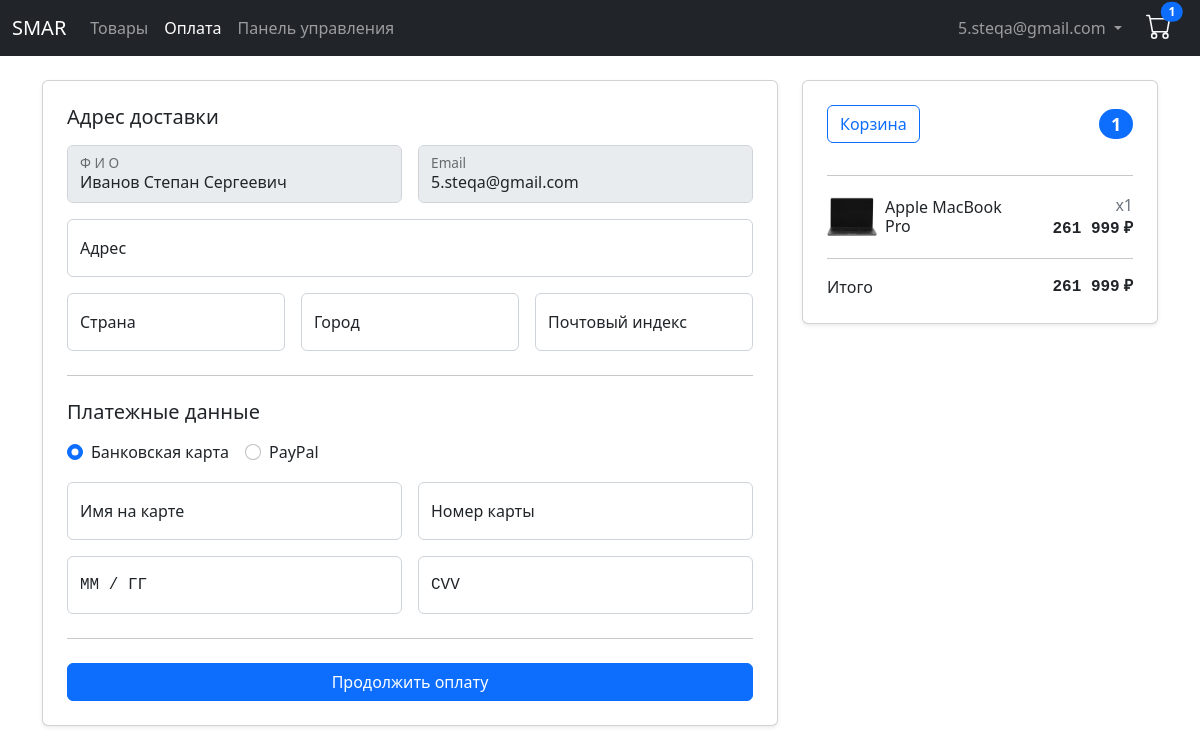
The page /checkout/ (signed in) on the database as committed earlier.
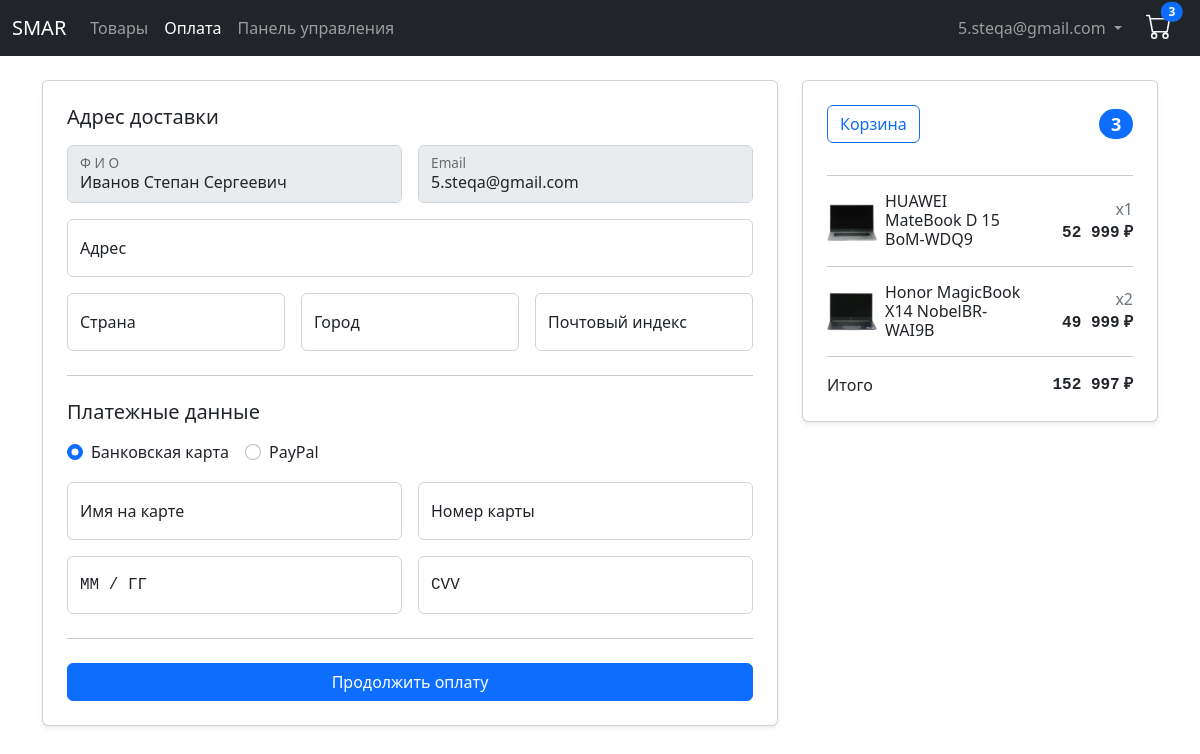
The same page on the database as committed later.
### store/models.py (models this page shows, shortened)
class Order(models.Model):
    ORDER_STATUSES = [
        (False, 'Не оформлен'),
        ('1', 'Ожидает отправки'),
        ('2', 'Отправлен'),
        ('3', 'Выполнен'),
    ]
    customer = models.ForeignKey(CustomUser, on_delete=models.SET_NULL, null=True)
    date_ordered = models.DateTimeField(auto_now_add=True)
    date_updated = models.DateTimeField(auto_now=True)
    status = models.CharField(max_length=16, choices=ORDER_STATUSES, default=False)
    transaction_id = models.CharField(max_length=200)
    @property
    def get_total_order_price(self):
        order_items = self.orderitem_set.all()
        total_price = sum(item.get_total_items_price for item in order_items)
        return total_price
    @property
    def get_total_order_quantity(self):
        order_items = self.orderitem_set.all()
        total_quantity = sum(item.quantity for item in order_items)
        return total_quantity

class OrderItem(models.Model):
    product = models.ForeignKey(Product, on_delete=models.SET_NULL, null=True)
    order = models.ForeignKey(Order, on_delete=models.SET_NULL, null=True)
    quantity = models.SmallIntegerField(default=0)
    date_added = models.DateTimeField(auto_now_add=True)
    @property
    def get_total_items_price(self):
        total_price = self.product.price * self.quantity
        return total_price

class Product(models.Model):
    name = models.CharField(max_length=44)
    price = models.DecimalField(max_digits=9, decimal_places=2)
    image = models.ImageField()

### store/views.py (the view)
# urls.py: path('checkout/', views.checkout, name='checkout'),
def checkout(request):
    data = cart_data(request)
    order = data['order']
    order_items = data['order_items']
    cart_total_quantity = data['cart_total_quantity']
    if request.method == 'POST':
        return place_order(request)
    context = {
        'order': order,
        'order_items': order_items,
        'cart_total_quantity': cart_total_quantity,
    }
    if request.user.is_authenticated:
        context['fio'] = request.user.fio
        context['email'] = request.user.email
    return render(request, 'store/checkout.html', context)

### store/templatetags/store-tags.py (called while the page is built)
@register.filter
def allowed_users(user, allowed_roles=[]):
    if user.groups.exists():
        for group in user.groups.all():
            if group.name in allowed_roles:
                return True
        return False

### store/utils.py (called while the page is built)
def cart_data(request):
    if request.user.is_authenticated:
        customer = request.user
        order, created = Order.objects.get_or_create(customer=customer, status=False)
        order_items = order.orderitem_set.all()
        cart_total_quantity = order.get_total_order_quantity
    else:
        cart = cookie_cart_data(request)
        order = cart['order']
        order_items = cart['order_items']
        cart_total_quantity = cart['cart_total_quantity']
    return {
        'order': order,
        'order_items': order_items,
        'cart_total_quantity': cart_total_quantity,
    }

### store/templates/store/checkout.html (shortened to what the changed rows need)
{% extends 'store/base.html' %}
{% load static %}
{% load humanize %}
{% block content %}
<div class="row gx-4 my-4">
    <div class="col-xl-4 col-12 order-xl-last order-first mb-4">
        <div class="card shadow-sm p-4">
            <h4 class="d-flex justify-content-between align-items-center mb-3">
                <a href="{% url 'cart' %}" class="btn btn-outline-primary">Корзина</a>
                <span class="badge bg-primary rounded-pill">{{ order.get_total_order_quantity }}</span>
            </h4>
            <hr>
            {% for item in order_items %}
            <div class="row align-items-center">
                <div class="col-8 d-flex align-items-center">
                    <img src="{{ item.product.image.url }}" class="rounded-1" style="height: 50px;" alt="...">
                    <h6 class="m-0 ms-2">{{ item.product.name }}</h6>
                </div>
                <div class="col-4 text-end">
                    <p class="m-0 text-secondary text-end">x{{ item.quantity }}</p>
                    <p class="m-0 font-monospace fw-semibold">{{ item.product.price|floatformat:"-2g" }}<span
                            class="ms-1">₽</span></p>
                </div>
            </div>
            <hr>
            {% endfor %}
            <div class="d-flex justify-content-between">
                <span>Итого</span>
                <p class="m-0 font-monospace fw-semibold">{{ order.get_total_order_price|floatformat:"-2g" }}<span
                        class="ms-1">₽</span></p>
            </div>
        </div>
    </div>
</div>
{% endblock %}

### store/templates/store/base.html (shortened to what this page needs)
<!DOCTYPE html>
{% load static %}
{% load store-tags %}
<html lang="en">
<head>
    <link href="https://cdn.jsdelivr.net/npm/bootstrap@5.2.0-beta1/dist/css/bootstrap.min.css" rel="stylesheet"
>
    <link rel="stylesheet" href="{% static 'css/styles.css' %}">
    <link rel="stylesheet" href="{% static 'css/add-to-cart-btn.css' %}">
    <link rel="stylesheet" href="{% static 'css/input-status.css' %}">
</head>
<body>
    <nav class="navbar navbar-expand-md navbar-dark bg-dark">
        <div class="container-fluid" bis_skin_checked="1">
            <a class="navbar-brand" href="{% url 'store' %}">SMAR</a>
            <div class="collapse navbar-collapse" id="navbarCollapse" bis_skin_checked="1">
                <ul class="navbar-nav me-auto">
                    <li class="nav-item">
                        <a class="nav-link {% block active-store %}{% endblock %}" aria-current="page"
                            href="{% url 'store' %}">Товары</a>
                    </li>
                    <li class="nav-item">
                        <a class="nav-link {% block active-checkout %}{% endblock %}" aria-current="page"
                            href="{% url 'checkout' %}">Оплата</a>
                    </li>
                    {% if request.user|allowed_users:'seller' %}
                    <li class="nav-item">
                        <a class="nav-link" aria-current="page"
                            href="{% url 'dashboard' %}">Панель управления</a>
                    </li>
                    {% endif %}
                </ul>
                <ul class="navbar-nav">
                    {% if not request.user.is_authenticated %}
                    <a class="btn btn-outline-light border border-2 rounded-4 me-4"
                        href="{% url 'login-user' %}">Войти</a>
                    {% else %}
                    <li class="nav-item dropdown me-3">
                        <a class="nav-link dropdown-toggle" href="#" role="button" data-bs-toggle="dropdown"
                            aria-expanded="false">
                            {{ request.user }}
                        </a>
                    </li>
                    {% endif %}
                    <li class="me-3 mt-md-1 mb-md-0 mt-3 mb-2">
                        <a href="{% url 'cart' %}" class="text-light">
                            {% if cart_total_quantity %}
                            <span
                                class="position-absolute top-40 start-80 translate-middle badge rounded-pill bg-primary cart">
                                {{ cart_total_quantity }}</span>
                            {% else %}
                            <span
                                class="position-absolute top-40 start-80 translate-middle badge rounded-pill bg-primary cart"></span>
                            {% endif %}
                        </a>
                    </li>
                </ul>
            </div>
        </div>
    </nav>
    <div class="container">
        {% block content %}
        {% endblock %}
    </div>
</body>
</html>

Rows that differ between the two databases and show on the page:
removed OrderItem: product.image (picture), product.name "Apple MacBook Pro", quantity "1", product.price "261 999"
computed for Order: get_total_order_quantity "1" → "3"; get_total_order_price "261 999" → "152 997"
added OrderItem: product.image (picture), product.name "HUAWEI MateBook D 15 BoM-WDQ9", quantity "1", product.price "52 999"
added OrderItem: product.image (picture), product.name "Honor MagicBook X14 NobelBR-WAI9B", quantity "2", product.price "49 999"
Other text that changed with them:
{{ cart_total_quantity }}: "1" → "3"
